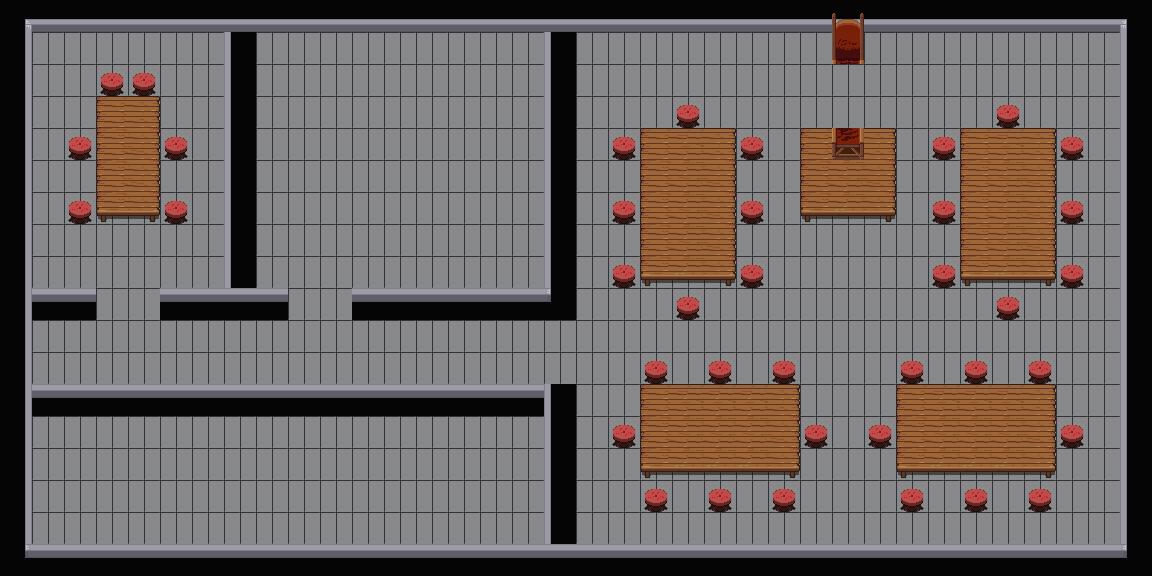

A level layout from a 2D game, rendered from its tile map. Below: a short description, then the map file with its tile-grid data intact:
An orthogonal 36x18 tile map with 32x32 px tiles, 2 tile layers (under, visible), 1 hidden layer not drawn.

<map version="1.9" tiledversion="1.9.1" orientation="orthogonal" renderorder="right-down" width="36" height="18" tilewidth="32" tileheight="32" infinite="0" nextlayerid="4" nextobjectid="1">
 <tileset firstgid="1" source="yrpg.tsx" />
 <layer id="3" name="collide" width="36" height="18" visible="0">
  <data encoding="csv">
148,148,148,148,148,148,148,148,148,148,148,148,148,148,148,148,148,148,148,148,148,148,148,148,148,148,148,148,148,148,148,148,148,148,148,148,
148,0,0,0,0,0,0,148,0,0,0,0,0,0,0,0,0,148,0,0,0,0,0,0,0,0,148,0,0,0,0,0,0,0,0,148,
148,0,0,0,0,0,0,148,0,0,0,0,0,0,0,0,0,148,0,0,0,0,0,0,0,0,0,0,0,0,0,0,0,0,0,148,
148,0,0,148,148,0,0,148,0,0,0,0,0,0,0,0,0,148,0,0,0,0,0,0,0,0,0,0,0,0,0,0,0,0,0,148,
148,0,0,148,148,0,0,148,0,0,0,0,0,0,0,0,0,148,0,0,148,148,148,0,0,148,148,148,0,0,148,148,148,0,0,148,
148,0,0,148,148,0,0,148,0,0,0,0,0,0,0,0,0,148,0,0,148,148,148,0,0,148,148,148,0,0,148,148,148,0,0,148,
148,0,0,148,148,0,0,148,0,0,0,0,0,0,0,0,0,148,0,0,148,148,148,0,0,148,148,148,0,0,148,148,148,0,0,148,
148,0,0,0,0,0,0,148,0,0,0,0,0,0,0,0,0,148,0,0,148,148,148,0,0,0,0,0,0,0,148,148,148,0,0,148,
148,0,0,0,0,0,0,148,0,0,0,0,0,0,0,0,0,148,0,0,148,148,148,0,0,0,0,0,0,0,148,148,148,0,0,148,
148,148,148,0,0,148,148,148,148,0,0,148,148,148,148,148,148,148,0,0,0,0,0,0,0,0,0,0,0,0,0,0,0,0,0,148,
148,0,0,0,0,0,0,0,0,0,0,0,0,0,0,0,0,0,0,0,0,0,0,0,0,0,0,0,0,0,0,0,0,0,0,148,
148,0,0,0,0,0,0,0,0,0,0,0,0,0,0,0,0,0,0,0,0,0,0,0,0,0,0,0,0,0,0,0,0,0,0,148,
148,148,148,148,148,148,148,148,148,148,148,148,148,148,148,148,148,148,0,0,148,148,148,148,148,0,0,0,148,148,148,148,148,0,0,148,
148,0,0,0,0,0,0,0,0,0,0,0,0,0,0,0,0,148,0,0,148,148,148,148,148,0,0,0,148,148,148,148,148,0,0,148,
148,0,0,0,0,0,0,0,0,0,0,0,0,0,0,0,0,148,0,0,148,148,148,148,148,0,0,0,148,148,148,148,148,0,0,148,
148,0,0,0,0,0,0,0,0,0,0,0,0,0,0,0,0,148,0,0,0,0,0,0,0,0,0,0,0,0,0,0,0,0,0,148,
148,0,0,0,0,0,0,0,0,0,0,0,0,0,0,0,0,148,0,0,0,0,0,0,0,0,0,0,0,0,0,0,0,0,0,148,
148,148,148,148,148,148,148,148,148,148,148,148,148,148,148,148,148,148,148,148,148,148,148,148,148,148,148,148,148,148,148,148,148,148,148,148
</data>
 </layer>
 <layer id="2" name="under" width="36" height="18">
  <data encoding="csv">
170,172,172,172,172,172,172,172,172,172,172,172,172,172,172,172,172,172,172,172,172,172,172,172,172,172,172,172,172,172,172,172,172,172,172,169,
149,152,152,152,152,152,152,147,152,152,152,152,152,152,152,152,152,147,152,152,152,152,152,152,152,152,152,152,152,152,152,152,152,152,152,147,
149,152,152,152,152,152,152,147,152,152,152,152,152,152,152,152,152,147,152,152,152,152,152,152,152,152,152,152,152,152,152,152,152,152,152,147,
149,152,152,152,152,152,152,147,152,152,152,152,152,152,152,152,152,147,152,152,152,152,152,152,152,152,152,152,152,152,152,152,152,152,152,147,
149,152,152,152,152,152,152,147,152,152,152,152,152,152,152,152,152,147,152,152,152,152,152,152,152,152,10,152,152,152,152,152,152,152,152,147,
149,152,152,152,152,152,152,147,152,152,152,152,152,152,152,152,152,147,152,152,152,152,152,152,152,152,152,152,152,152,152,152,152,152,152,147,
149,152,152,152,152,152,152,147,152,152,152,152,152,152,152,152,152,147,152,152,152,152,152,152,152,152,152,152,152,152,152,152,152,152,152,147,
149,152,152,152,152,152,152,147,152,152,152,152,152,152,152,152,152,147,152,152,152,152,152,152,152,152,152,152,152,152,152,152,152,152,152,147,
149,152,152,152,152,152,152,147,152,152,152,152,152,152,152,152,152,147,152,152,152,152,152,152,152,152,152,152,152,152,152,152,152,152,152,147,
149,124,124,152,152,124,124,124,124,152,152,124,124,124,124,124,124,145,152,152,152,152,152,152,152,152,152,152,152,152,152,152,152,152,152,147,
149,152,152,152,152,152,152,152,152,152,152,152,152,152,152,152,152,152,152,152,152,152,152,152,152,152,152,152,152,152,152,152,152,152,152,147,
149,152,152,152,152,152,152,152,152,152,152,152,152,152,152,152,152,152,152,152,152,152,152,152,152,152,152,152,152,152,152,152,152,152,152,147,
149,124,124,124,124,124,124,124,124,124,124,124,124,124,124,124,124,147,152,152,152,152,152,152,152,152,152,152,152,152,152,152,152,152,152,147,
149,152,152,152,152,152,152,152,152,152,152,152,152,152,152,152,152,147,152,152,152,152,152,152,152,152,152,152,152,152,152,152,152,152,152,147,
149,152,152,152,152,152,152,152,152,152,152,152,152,152,152,152,152,147,152,152,152,152,152,152,152,152,152,152,152,152,152,152,152,152,152,147,
149,152,152,152,152,152,152,152,152,152,152,152,152,152,152,152,152,147,152,152,152,152,152,152,152,152,152,152,152,152,152,152,152,152,152,147,
149,152,152,152,152,152,152,152,152,152,152,152,152,152,152,152,152,147,152,152,152,152,152,152,152,152,152,152,152,152,152,152,152,152,152,147,
146,124,124,124,124,124,124,124,124,124,124,124,124,124,124,124,124,124,124,124,124,124,124,124,124,124,124,124,124,124,124,124,124,124,124,145
</data>
 </layer>
 <layer id="1" name="visible" width="36" height="18">
  <data encoding="csv">
170,172,172,172,172,172,172,172,172,172,172,172,172,172,172,172,172,172,172,172,172,172,172,172,172,172,20,172,172,172,172,172,172,172,172,169,
149,0,0,0,0,0,0,147,0,0,0,0,0,0,0,0,0,147,0,0,0,0,0,0,0,0,44,0,0,0,0,0,0,0,0,147,
149,0,0,100,100,0,0,147,0,0,0,0,0,0,0,0,0,147,0,0,0,0,0,0,0,0,0,0,0,0,0,0,0,0,0,147,
149,0,0,9,11,0,0,147,0,0,0,0,0,0,0,0,0,147,0,0,0,100,0,0,0,0,0,0,0,0,0,100,0,0,0,147,
149,0,100,33,35,100,0,147,0,0,0,0,0,0,0,0,0,147,0,100,9,10,11,100,0,9,68,11,0,100,9,10,11,100,0,147,
149,0,0,33,35,0,0,147,0,0,0,0,0,0,0,0,0,147,0,0,33,34,35,0,0,33,34,35,0,0,33,34,35,0,0,147,
149,0,100,57,59,100,0,147,0,0,0,0,0,0,0,0,0,147,0,100,33,34,35,100,0,57,58,59,0,100,33,34,35,100,0,147,
149,0,0,0,0,0,0,147,0,0,0,0,0,0,0,0,0,147,0,0,33,34,35,0,0,0,0,0,0,0,33,34,35,0,0,147,
149,0,0,0,0,0,0,147,0,0,0,0,0,0,0,0,0,147,0,100,57,58,59,100,0,0,0,0,0,100,57,58,59,100,0,147,
149,124,124,0,0,124,124,124,124,0,0,124,124,124,124,124,124,145,0,0,0,100,0,0,0,0,0,0,0,0,0,100,0,0,0,147,
149,0,0,0,0,0,0,0,0,0,0,0,0,0,0,0,0,0,0,0,0,0,0,0,0,0,0,0,0,0,0,0,0,0,0,147,
149,0,0,0,0,0,0,0,0,0,0,0,0,0,0,0,0,0,0,0,100,0,100,0,100,0,0,0,100,0,100,0,100,0,0,147,
149,124,124,124,124,124,124,124,124,124,124,124,124,124,124,124,124,147,0,0,9,10,10,10,11,0,0,0,9,10,10,10,11,0,0,147,
149,0,0,0,0,0,0,0,0,0,0,0,0,0,0,0,0,147,0,100,33,34,34,34,35,100,0,100,33,34,34,34,35,100,0,147,
149,0,0,0,0,0,0,0,0,0,0,0,0,0,0,0,0,147,0,0,57,58,58,58,59,0,0,0,57,58,58,58,59,0,0,147,
149,0,0,0,0,0,0,0,0,0,0,0,0,0,0,0,0,147,0,0,100,0,100,0,100,0,0,0,100,0,100,0,100,0,0,147,
149,0,0,0,0,0,0,0,0,0,0,0,0,0,0,0,0,147,0,0,0,0,0,0,0,0,0,0,0,0,0,0,0,0,0,147,
146,124,124,124,124,124,124,124,124,124,124,124,124,124,124,124,124,124,124,124,124,124,124,124,124,124,124,124,124,124,124,124,124,124,124,145
</data>
 </layer>
</map>
